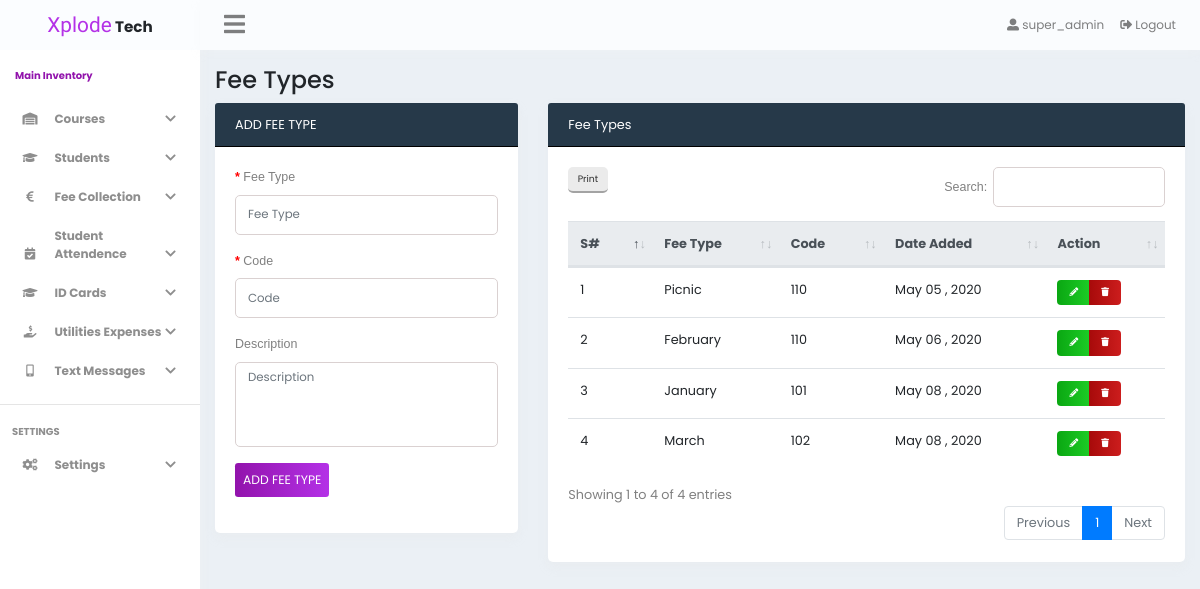
Page /fee-type/create.php (signed in) on the committed database.
### tables this page shows
CREATE TABLE `users` (
  `id` int(11) NOT NULL AUTO_INCREMENT,
  `username` varchar(100) NOT NULL,
  `email` varchar(100) NOT NULL,
  `password` varchar(200) NOT NULL,
  `role` varchar(50) NOT NULL,
  `created_at` timestamp NOT NULL DEFAULT current_timestamp(),
  `updated_at` timestamp NULL DEFAULT current_timestamp(),
  PRIMARY KEY (`id`)
);

CREATE TABLE `fee_types` (
  `id` int(11) NOT NULL AUTO_INCREMENT,
  `fee_type` varchar(50) NOT NULL,
  `code` varchar(50) NOT NULL,
  `description` varchar(300) NOT NULL,
  `created_at` timestamp NOT NULL DEFAULT current_timestamp(),
  `updated_at` timestamp NOT NULL DEFAULT current_timestamp(),
  PRIMARY KEY (`id`)
);

### classes/db.php (called while the page is built, shortened)
<?php
class db {
       public function __construct(){
        try{
            $this->db = new PDO('mysql:host=localhost;dbname=xplode-tech','root','');
        }catch(PDOException $e){
            echo 'Please Check' .$e->getMessage();
        }
       }
   }
?>

### classes/addUser.php (called while the page is built)
<?php
include_once "db.php";
class ADDUsers extends db {
    public function getUsername($sql , $email){
        $stmt = $this->db->prepare($sql);
        $stmt->bindParam(":email" , $email);
        $stmt->execute();
        if($stmt->rowCount() > 0){
            $show = $stmt->fetch();
            return $show['role'];
        }
    }
    public function SelectRole($sql , $email){
        $stmt = $this->db->prepare($sql);
        $stmt->bindParam(":email" , $email);
        $stmt->execute();
        if($stmt->rowCount() > 0){
            $res = $stmt->fetch();
            return $res['role'];
        }
    }
}
?>

### classes/fee_type.php (the view, shortened to what this page needs)
<?php
include_once "db.php";
class Fess extends db {
    public function dataView($sql , $role){
        $stmt = $this->db->prepare($sql);
        $stmt->execute();
        ?> <tbody><?php
        if($stmt->rowCount() > 0){
            $i = 0;
            while($row = $stmt->fetch(PDO::FETCH_ASSOC)){
                ?>
                        <tr>
                            <td><?php  echo ++$i;  ?></td>
                            <td><?php echo $row['fee_type'];   ?></td>
                            <td><?php echo $row['code'];   ?></td>
                            <td>
                                <?php
                                    $orginal_date = $row['created_at'];
                                    $timestamp = strtotime($orginal_date);
                                    $new_date = date('F d , Y' , $timestamp);
                                    echo $new_date;
                                ?>
                            </td>
                            <?php if($role === 'super_admin'){   ?>
                            <td>
                                <div class="btn-group">
                                    <a href="fee-type/edit.php?id=<?php  echo $row['id'];   ?>" class="btn btn-success btn-xs"><i class="fas fa-pencil-alt"></i></a>
                                    <a href="#"onclick="event.preventDefault(); DeleteFee(event , <?php echo $row['id'];   ?>)" class="btn btn-danger btn-xs"><i class="fas fa-trash"></i></a>
                                </div>
                            </td>
                            <?php }    ?>
                        </tr>
                <?php
            }?> </tbody><?php
        }else{
            ?>
            <tr>
                <td colspan="4" class="text-center">No data available</td>
            </tr>
            <?php
        }
    }
}
?>

### layouts/navbar.php (shortened to what this page needs)
<?php
$email = "";
    if(isset($_SESSION['email'])){
        $email = $_SESSION['email'];
    }
    $sql = "SELECT role FROM `users` WHERE email = :email";
    require_once dirname(__DIR__) . '/classes/addUser.php';
    $addNav = new ADDUsers();
    $name = $addNav->getUsername($sql , $email);
?>
<nav class="navbar navbar-expand-md bg-light navbar-light">
    <div class="collapse navbar-collapse" id="collapsibleNavbar">
        <ul class="navbar-nav mr-auto">
            <li class="nav-item dropdown">
                <a class="nav-link" href="#" id="sidebar-toggler-desk" title="show/hide sidebar">
                    <i class="fas fa-bars fa-2x"></i>
                </a>
            </li>
        </ul>
        <ul class="navbar-nav ml-auto">
            <li class="nav-item dropdown">
                <a class="nav-link" href="#" data-toggle="dropdown">
                    <i class="fas fa-user-alt"></i>
                    <?php echo $name   ?>
                </a>
            </li>
            <li class="nav-item">
                <a href="lib/logout.php" class="nav-link">
                    <i class="fas fa-sign-out-alt"></i> Logout
                </a>
            </li>
        </ul>
    </div>
</nav>

### css/app.css (style rules this page uses)
* { -webkit-box-sizing: border-box !important; box-sizing: border-box !important; }
body { height: 100vh; font-family: "Poppins", sans-serif; background-color: #ebf0f5 !important; }
.btn { font-family: "Poppins", "sans-serif"; cursor: pointer; border: 0 !important; -webkit-box-shadow: none; box-shadow: none; -webkit-transition: all 0.3s ease !important; transition: all 0.3s ease !important; font-size: 0.95rem; }
.btn-xs { font-size: 0.55rem !important; }
.btn-success { background: -webkit-gradient( linear, left top, right top, from(#0aa712), to(#1dcc26) ); background: linear-gradient(90deg, #0aa712, #1dcc26); }
.btn-danger { background: -webkit-gradient( linear, left top, right top, from(#a70a0a), to(#cc1d1d) ); background: linear-gradient(90deg, #a70a0a, #cc1d1d); }
.main-area .navbar { max-height: 50px; background: #fafcfe !important; -webkit-box-shadow: 0px 3px 8px rgba(243, 243, 243, 0.25); box-shadow: 0px 3px 8px rgba(243, 243, 243, 0.25); z-index: 1; }
.main-area .navbar .nav-link { font-size: 0.75rem; }
a { color: #007bff; background-color: transparent; }

### rows in the picture
users: role "super_admin"
fee_types: fee_type "Picnic", code "110", created_at "May 05 , 2020"
fee_types: fee_type "February", code "110", created_at "May 06 , 2020"
fee_types: fee_type "January", code "101", created_at "May 08 , 2020"
fee_types: fee_type "March", code "102", created_at "May 08 , 2020"
